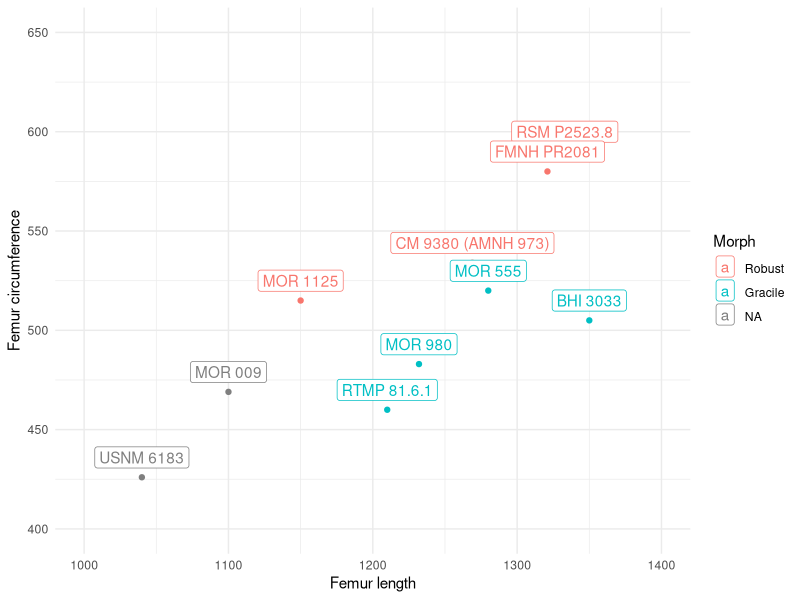

Reproduce this figure in R.
## ---- chunk 1
#| warning: false
#| label: tbl-dataset
#| tbl-cap: T. rex bone measurements in millimetres (Table 1 from Persons et al 2019).
#| code-fold: true
library(tidyverse)
library(knitr)

t.rex <- read_tsv("t.rex-persons.tsv", col_types = "ccnnnnnnnnnnnnnnn") |>
  mutate(Morph = factor(Morph, levels=c("Robust", "Gracile")))
kable(t.rex, format.args = list(decimal.mark = ".", big.mark = ","))
## ---- chunk 2
ggplot(t.rex) +
  aes(x = `Femur length`, y = `Femur circumference`, colour = Morph, label = Specimens) +
  geom_point() +
  geom_label(nudge_y = 10) +
  scale_x_continuous(limits=c(1000, 1400)) +
  scale_y_continuous(limits=c(400, 650)) +
  theme_minimal()
